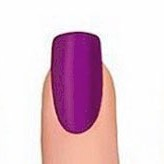
#> input picture nail_types.jpg, 164 x 164 px
$ python matching_2.py
#> lines starting #> are read from the running program, lines starting #| are printed output that depends on the picture; after the words box and inside, x2 and y2 are one past the last pixel; in counts of white or black regions, pixels touching at a corner belong together

#http://www.pyimagesearch.com/2015/01/26/multi-scale-template-matching-using-python-opencv/

import glob
import imutils
import numpy as np
import cv2
import os
from os.path import basename

template = cv2.imread('nail_types.jpg')
#> template is the input picture: shape (164, 164, 3); mean B, G, R 211.9, 200.6, 228.4
template = cv2.cvtColor(template, cv2.COLOR_BGR2GRAY)
#> template: shape (164, 164)
template = cv2.Canny(template, 50, 200)
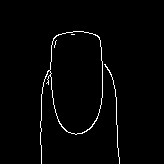
#> template: shape (164, 164); 1.9% white in thin lines or dots, all inside (x1, y1, x2, y2) = (40, 31, 120, 164)
(tH, tW) = template.shape[:2]
#> tH = 164; tW = 164

for imagePath in glob.glob("I/*"):
    # load the image, convert it to grayscale, and initialize the
    # bookkeeping variable to keep track of the matched region
    image = cv2.imread(imagePath)
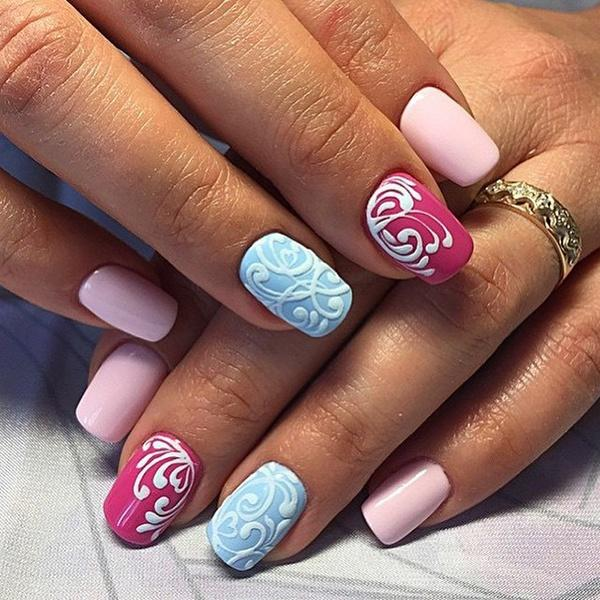
#> input picture I/1.jpg, 600 x 600 px
#> image is the input picture: shape (600, 600, 3); mean B, G, R 105.7, 115.2, 154.7
    gray = cv2.cvtColor(image, cv2.COLOR_BGR2GRAY)
    found = None

    # loop over the scales of the image
    for scale in np.linspace(0.2, 1.0, 20)[::-1]:
        # resize the image according to the scale, and keep track
        # of the ratio of the resizing
        resized = imutils.resize(gray, width=int(gray.shape[1] * scale))
        r = gray.shape[1] / float(resized.shape[1])

        # if the resized image is smaller than the template, then break
        # from the loop
        if resized.shape[0] < tH or resized.shape[1] < tW:
            break
            # detect edges in the resized, grayscale image and apply template
            # matching to find the template in the image
        edged = cv2.Canny(resized, 50, 200)
        #cv2.imshow("Template", edged)
        result = cv2.matchTemplate(edged, template, cv2.TM_CCOEFF)
        (_, maxVal, _, maxLoc) = cv2.minMaxLoc(result)


        # if we have found a new maximum correlation value, then ipdate
        # the bookkeeping variable
        if found is None or maxVal > found[0]:
            found = (maxVal, maxLoc, r)


            # unpack the bookkeeping varaible and compute the (x, y) coordinates
            # of the bounding box based on the resized ratio
            (_, maxLoc, r) = found
            (startX, startY) = (int(maxLoc[0] * r), int(maxLoc[1] * r))
            (endX, endY) = (int((maxLoc[0] + tW) * r), int((maxLoc[1] + tH) * r))

            # draw a bounding box around the detected result and display the image
            cv2.rectangle(image, (startX, startY), (endX, endY), (0, 0, 255), 2)
            cv2.imshow("Image", image)

            cv2.waitKey(0)
#> this loop made 19 passes
#> (maxVal, found, startX, startY, endX, endY) on passes 1, 6, 7, 13: (4387658.5, (4387658.5, (200, 176), 1), 200, 176, 364, 340), (4530909, (4530909, (29, 302), 1.27), 36, 383, 244, 591), (4594396.5, (4594396.5, (6, 259), 1.34), 8, 346, 227, 566), (5028849, (5028849, (94, 22), 2.03), 190, 44, 522, 377)
#> maxVal on passes 2, 3, 4, 5, 8, 9: 4022625, 4170292.8, 4202178, 4234705, 4452964, 3853279
#> pass 1, `result = cv2.matchTemplate(edged, template, cv2.TM_CCOEFF)`:
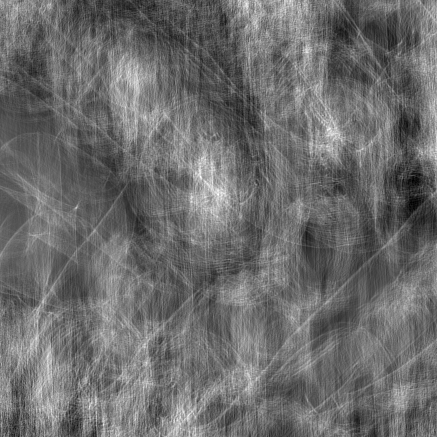
#> result: shape (437, 437) float32; min -3439113.2, max 4387658.5, mean -103035.5; drawn with min black and max white
#> pass 1, `cv2.imshow("Image", image)`:
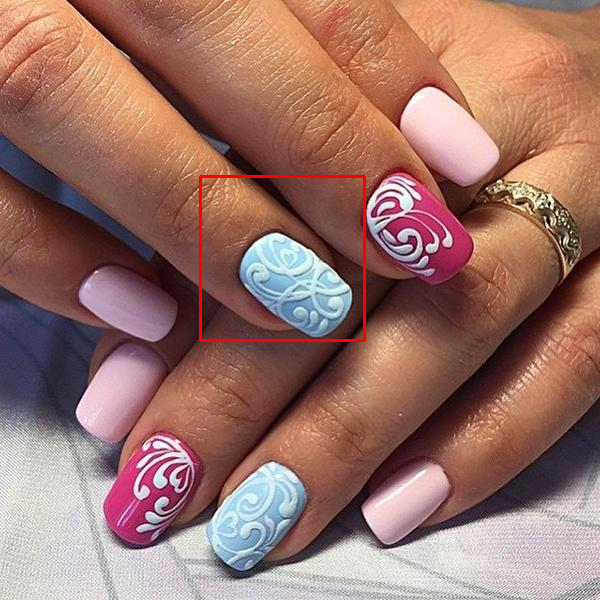
#> window 'Image': shape (600, 600, 3); mean B, G, R 105.4, 114.9, 155.6
#> after the loop:
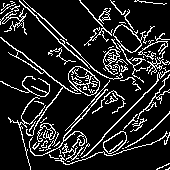
#> edged: shape (170, 170); 14.5% white in thin lines or dots
#> after the loop:
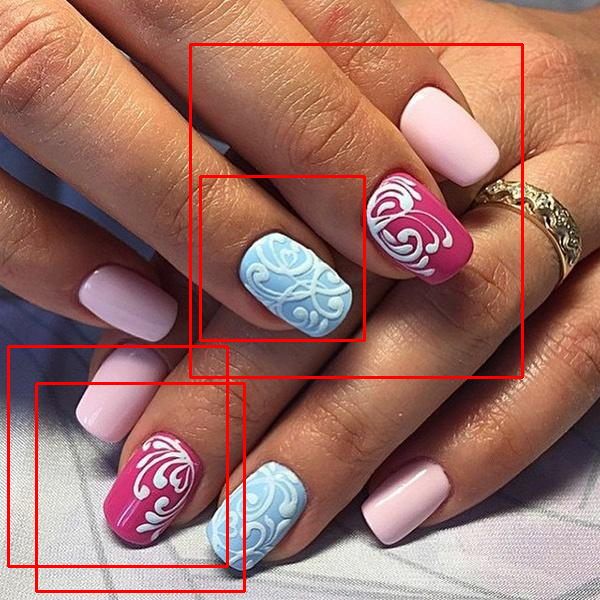
#> image: shape (600, 600, 3); 3.07% of pixels changed, all inside (x1, y1, x2, y2) = (7, 43, 524, 593)
#> after the loop:
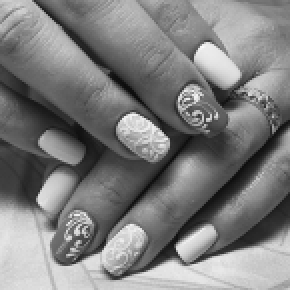
#> resized: shape (145, 145) (shown 2 times larger); min 12, max 250, mean 126
#> after the loop, endX = 522; endY = 377; startX = 190; startY = 44
#> pass 2 of the loop `for imagePath in glob.glob("I/*"):`:
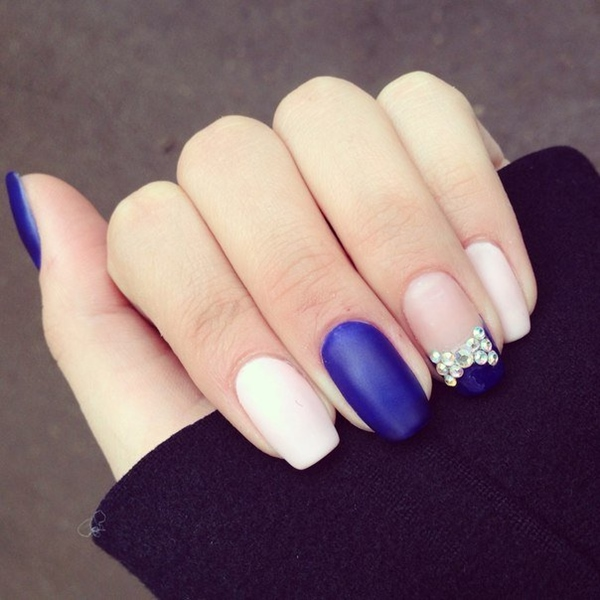
#> input picture I/10.jpg, 600 x 600 px
#> image is the input picture: shape (600, 600, 3); mean B, G, R 112.4, 107.4, 130.3
#> the loop `for scale in np.linspace(0.2, 1.0, 20)[::-1]:` made 19 passes
#> (maxVal, found, startX, startY, endX, endY) on passes 1, 3, 7: (4172812, (4172812, (371, 240), 1), 371, 240, 535, 404), (4428773, (4428773, (319, 218), 1.09), 348, 238, 527, 417), (4599824, (4599824, (255, 146), 1.34), 341, 195, 561, 415)
#> pass 1, `edged = cv2.Canny(resized, 50, 200)`:
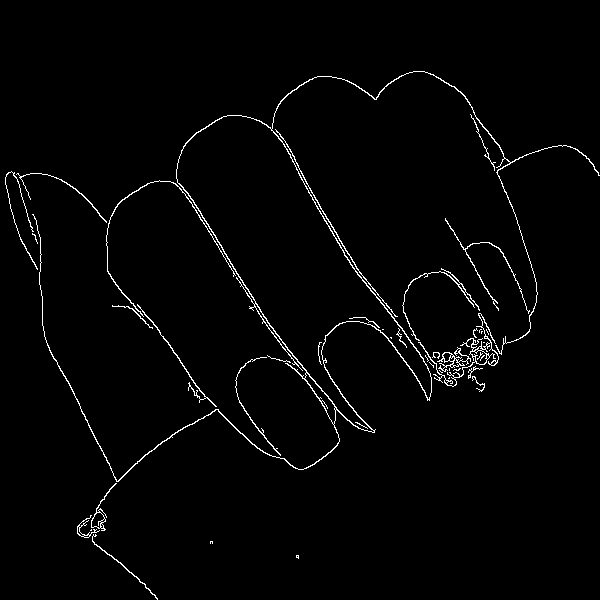
#> edged: shape (600, 600); 1.9% white in thin lines or dots, all inside (x1, y1, x2, y2) = (5, 71, 600, 600)
#> after the loop `for scale in np.linspace(0.2, 1.0, 20)[::-1]:`:
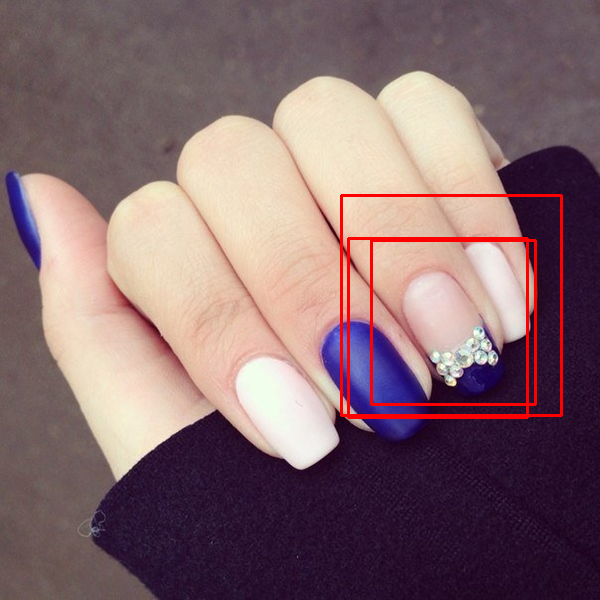
#> image: shape (600, 600, 3); 1.77% of pixels changed, all inside (x1, y1, x2, y2) = (340, 194, 563, 419)
#> after the loop `for scale in np.linspace(0.2, 1.0, 20)[::-1]:`: endX = 561; endY = 415; startX = 341; startY = 195
#> pass 3 of the loop `for imagePath in glob.glob("I/*"):`:
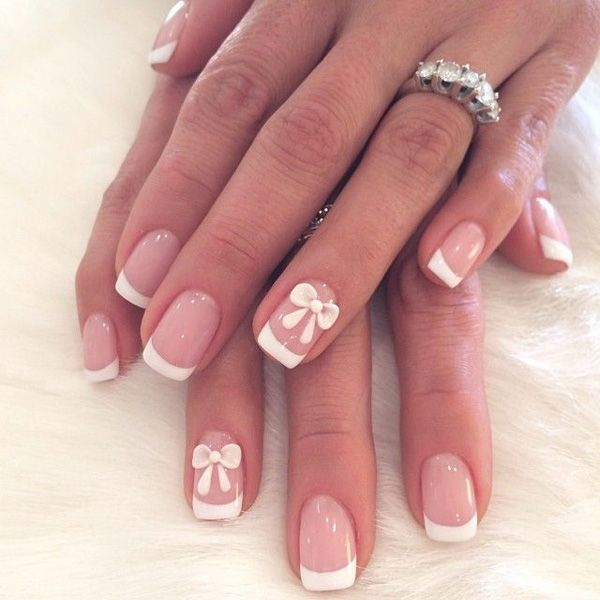
#> input picture I/11.jpg, 600 x 600 px
#> image is the input picture: shape (600, 600, 3); mean B, G, R 160.4, 166.2, 207.4
#> the loop `for scale in np.linspace(0.2, 1.0, 20)[::-1]:` made 19 passes
#> (maxVal, found, startX, startY, endX, endY) on passes 1, 2, 4: (4790368.5, (4790368.5, (223, 221), 1), 223, 221, 387, 385), (4829384, (4829384, (369, 369), 1.05), 385, 385, 557, 557), (6244132.5, (6244132.5, (328, 328), 1.15), 375, 375, 563, 563)
#> pass 1, `edged = cv2.Canny(resized, 50, 200)`:
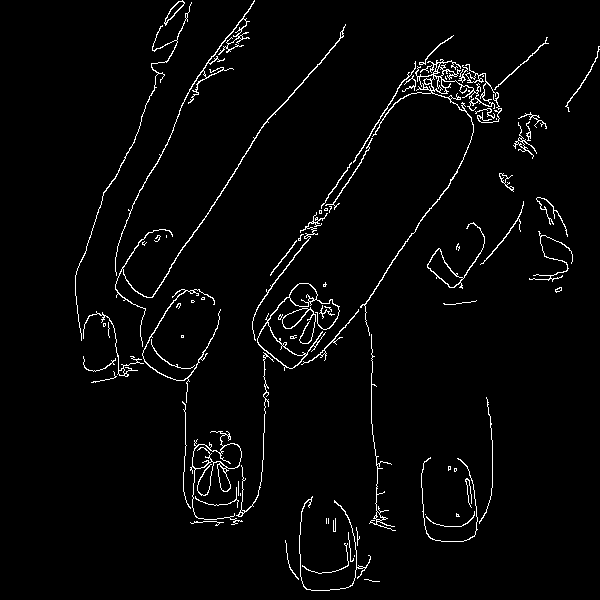
#> edged: shape (600, 600); 2.8% white in thin lines or dots, all inside (x1, y1, x2, y2) = (75, 0, 600, 591)
#> after the loop `for scale in np.linspace(0.2, 1.0, 20)[::-1]:`:
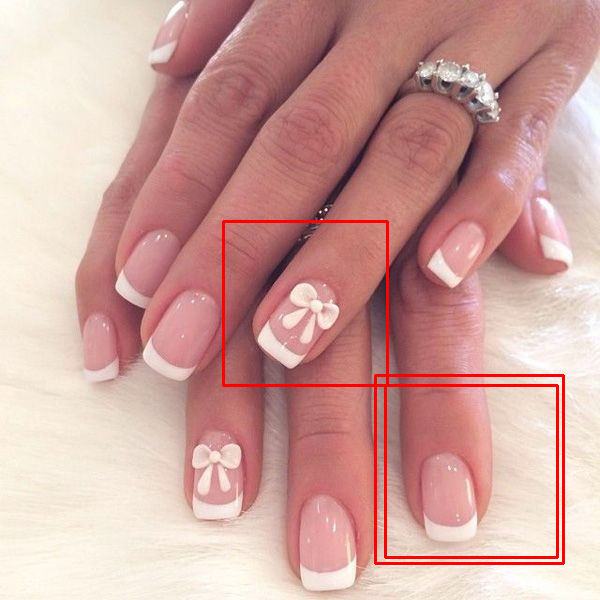
#> image: shape (600, 600, 3); 1.73% of pixels changed, all inside (x1, y1, x2, y2) = (222, 220, 565, 565)
#> after the loop `for scale in np.linspace(0.2, 1.0, 20)[::-1]:`: endX = 563; startX = 375
